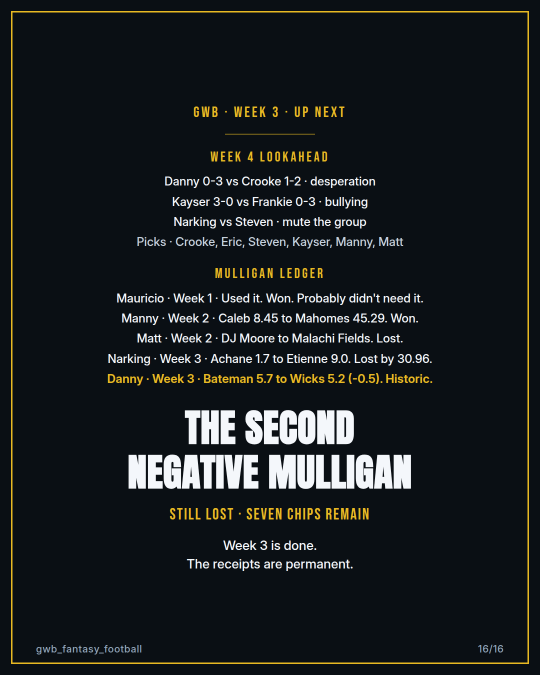
#> input picture apps/dynasty/scripts/slide-sources/w3-slide-16.png, 1080 x 1350 px, given in place of HELD-w4-slide-16-footer-overlap_c4d2.png, which was not available (shown at 1/2 size)
$ python repair-held-slides.py
#> lines starting #> are read from the running program, lines starting #| are printed output that depends on the picture; after the words box and inside, x2 and y2 are one past the last pixel; in counts of white or black regions, pixels touching at a corner belong together; pictures that were not available may be replaced by others from this repository, and a replacement may not be noted
#!/usr/bin/env python3
"""High-fidelity text repairs for held-back GWB slide PNGs."""
from __future__ import annotations

import json
import re
import subprocess
from dataclasses import dataclass
from pathlib import Path

import cv2
import numpy as np
from PIL import Image, ImageDraw, ImageFont

GWB = Path(__file__).resolve().parents[1]
ROOT = GWB.parents[1]
FONT_DIR = GWB / "scripts/fonts-local"
FONTS = {
    "anton": FONT_DIR / "Anton-Regular.ttf",
    "bebas": FONT_DIR / "BebasNeue-Regular.ttf",
    "inter": FONT_DIR / "Inter-Regular.ttf",
    "inter-semibold": FONT_DIR / "Inter-SemiBold.ttf",
    "dejavu-bold": FONT_DIR / "DejaVuSans-Bold.ttf",
}
UPLOADS = Path("/home/ubuntu/.cursor/projects/workspace/uploads")
OUT_DOCS = ROOT / "docs/gwb-fixed-slides"


@dataclass(frozen=True)
class FontSpec:
    family: str
    size: int
    fill: tuple[int, int, int]


def load_rgb(path: Path) -> Image.Image:
    return Image.open(path).convert("RGB")


# [19 lines left out: function inpaint_text_in_box, not called in this run]


def inpaint_region(img: Image.Image, box: tuple[int, int, int, int]) -> None:
    x0, y0, x1, y1 = box
    x0, y0 = max(0, x0), max(0, y0)
    x1, y1 = min(img.width, x1), min(img.height, y1)
    if x1 <= x0 or y1 <= y0:
        return
    arr = np.array(img)
    bgr = cv2.cvtColor(arr, cv2.COLOR_RGB2BGR)
    mask = np.zeros(bgr.shape[:2], np.uint8)
    cv2.rectangle(mask, (x0, y0), (x1 - 1, y1 - 1), 255, -1)
    cleaned = cv2.inpaint(bgr, mask, 5, cv2.INPAINT_NS)
    img.paste(Image.fromarray(cv2.cvtColor(cleaned, cv2.COLOR_BGR2RGB)))


def expand_box(
    box: tuple[int, int, int, int],
    pad: int,
    max_w: int,
    max_h: int,
) -> tuple[int, int, int, int]:
    x0, y0, x1, y1 = box
    return (
        max(0, x0 - pad),
        max(0, y0 - pad),
        min(max_w, x1 + pad),
        min(max_h, y1 + pad),
    )


# [14 lines left out: function sample_panel_fill, not called in this run]


def box_is_flat(img: Image.Image, box: tuple[int, int, int, int], threshold: float = 28.0) -> bool:
    patch = np.array(img.crop(box))
    return float(patch.std()) < threshold


def clear_text_area(
    img: Image.Image, box: tuple[int, int, int, int], pad: int = 10
) -> None:
    """Cover an entire text line or word box before re-typesetting."""
    region = expand_box(box, pad, img.width, img.height)
    if box_is_flat(img, region):
        fill = sample_panel_fill(img, region)
        ImageDraw.Draw(img).rectangle(region, fill=fill)
    else:
        inpaint_region(img, region)


# [11 lines left out: function inpaint_gold_text_on_crop, not called in this run]


def sample_text_color(
    img: Image.Image, box: tuple[int, int, int, int]
) -> tuple[int, int, int]:
    arr = np.array(img.crop(box))
    lum = arr.max(axis=2)
    mask = lum > lum.mean() + 12
    if mask.sum() < 8:
        return tuple(int(x) for x in arr.reshape(-1, 3).mean(axis=0))
    return tuple(int(x) for x in arr[mask].mean(axis=0))


def font(spec: FontSpec) -> ImageFont.FreeTypeFont:
    return ImageFont.truetype(str(FONTS[spec.family]), spec.size)


def text_size(text: str, spec: FontSpec) -> tuple[int, int]:
    d = ImageDraw.Draw(Image.new("RGB", (4, 4)))
    b = d.textbbox((0, 0), text, font=font(spec))
    return b[2] - b[0], b[3] - b[1]


def fit_size(
    family: str,
    text: str,
    target_h: int,
    min_s: int = 12,
    max_s: int = 120,
) -> int:
    best = min_s
    for size in range(min_s, max_s + 1):
        spec = FontSpec(family, size, (255, 255, 255))
        h = text_size(text, spec)[1]
        if h <= target_h:
            best = size
        else:
            break
    return best


def draw_text(
    img: Image.Image,
    xy: tuple[int, int],
    text: str,
    spec: FontSpec,
    anchor: str = "ls",
) -> None:
    d = ImageDraw.Draw(img)
    d.text(xy, text, font=font(spec), fill=spec.fill, anchor=anchor)


def replace_word_in_box(
    img: Image.Image,
    box: tuple[int, int, int, int],
    new_word: str,
    family: str,
    fill: tuple[int, int, int],
) -> None:
    x0, y0, x1, y1 = box
    target_h = y1 - y0
    target_w = x1 - x0
    clear_text_area(img, box, pad=8)
    size = fit_size(family, new_word, target_h=target_h - 2, min_s=12, max_s=120)
    for candidate in range(size, 11, -1):
        spec = FontSpec(family, candidate, fill)
        tw, th = text_size(new_word, spec)
        if tw <= target_w + 10 and th <= target_h + 2:
            size = candidate
            break
    draw_text(img, (x0, y0), new_word, FontSpec(family, size, fill), anchor="ls")


# [84 lines left out: functions replace_line_in_box, repair_vs_matchup_layout, repair_w4_slide_10, repair_w4_slide_14, repair_w4_slide_06, repair_vs_m3, not called in this run]


def tesseract_word_boxes(path: Path, min_y: int, max_y: int) -> list[tuple[int, int, int, int]]:
    out = Path("/tmp/repair-tsv")
    subprocess.run(
        ["tesseract", str(path), str(out.with_suffix("")), "tsv"],
        check=True,
        stdout=subprocess.DEVNULL,
        stderr=subprocess.DEVNULL,
    )
    boxes: list[tuple[int, int, int, int]] = []
    lines = out.with_suffix(".tsv").read_text().splitlines()
    header = lines[0].split("\t")
    for line in lines[1:]:
        parts = line.split("\t")
        if len(parts) < 12:
            continue
        row = dict(zip(header, parts))
        if not row.get("text", "").strip():
            continue
        top = int(row["top"])
        if top < min_y or top > max_y:
            continue
        left, width, height = int(row["left"]), int(row["width"]), int(row["height"])
        pad = 4
        boxes.append(
            (
                left - pad,
                top - pad,
                left + width + pad,
                top + height + pad,
            )
        )
    return boxes


# [32 lines left out: functions extend_background_band, restore_w4_footer, not called in this run]


def repair_w4_slide_16(src: Path, footer_ref: Path, dest: Path) -> None:
    img = load_rgb(src)
#> in load_rgb, returned value is the input picture: PIL image 1080x1350 RGB; mean R, G, B 25.9, 29.9, 31.9
    ref_footer = load_rgb(footer_ref)
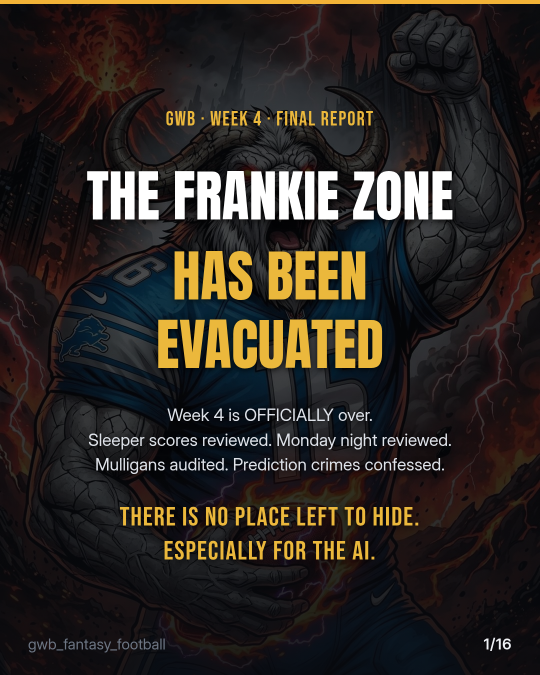
#> input picture apps/dynasty/scripts/slide-sources/w4-slide-01.png, 1080 x 1350 px, given in place of w4-slide-15_9529.png, which was not available (shown at 1/2 size)
#> in load_rgb, returned value is the input picture: PIL image 1080x1350 RGB; mean R, G, B 45.3, 39.5, 34.8

    pick_color = sample_text_color(img, (428, 579, 486, 602))
#> in sample_text_color, `arr = np.array(img.crop(box))`:
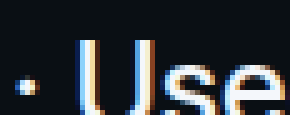
#> arr: shape (23, 58, 3) (shown 5 times larger); mean R, G, B 47.8, 52.5, 57.5
#> in sample_text_color, `lum = arr.max(axis=2)`:
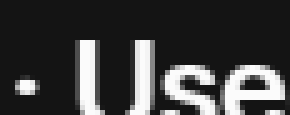
#> lum: shape (23, 58) (shown 5 times larger); min 20, max 251, mean 63.5
#> in sample_text_color, `mask = lum > lum.mean() + 12`:
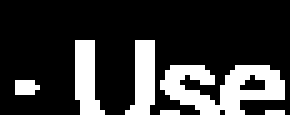
#> mask: shape (23, 58) bool (shown 5 times larger); 21.9% white; 6 white regions (3 under 20 px), largest, box (x1, y1, x2, y2) and area: (32, 13, 57, 23) 149, (15, 8, 21, 23) 61, (25, 8, 31, 23) 61
    replace_word_in_box(img, (322, 579, 396, 608), "Hady", "inter-semibold", pick_color)

    for box in tesseract_word_boxes(src, 828, 1295):
        inpaint_text_in_box(img, box)

    extend_background_band(img, 836, 1260, 996, 1036)

    body_color = sample_text_color(img, (72, 779, 400, 831))
    if sum(body_color) < 120:
        body_color = (245, 245, 245)
    heading_color = sample_text_color(img, (72, 713, 260, 743))
    if sum(heading_color) < 120:
        heading_color = (236, 108, 108)
    heading_size = fit_size("inter-semibold", "God help us all:", target_h=26, min_s=24, max_s=32)
    draw_text(
        img,
        (72, 848),
        "God help us all:",
        FontSpec("inter-semibold", heading_size, heading_color),
        anchor="ls",
    )

    lines = [
        "Steven is the final boss. Kayser refuses",
        "the Bottom 6. Jamil robbed the wire.",
        "Week 4 hasn't started and we're already",
        "fighting. GWB is exactly where it needs",
        "to be.",
    ]
    body_size = fit_size("inter-semibold", lines[0], target_h=28, min_s=28, max_s=36)
    spec = FontSpec("inter-semibold", body_size, body_color)
    line_h = int(body_size * 1.38)
    y = 888
    for line in lines:
        draw_text(img, (72, y), line, spec, anchor="ls")
        y += line_h

    footer_top = 1260
    if y + 40 > footer_top:
        raise SystemExit(f"slide 16 body too low: last line y={y}, need 40px above {footer_top}")

    restore_w4_footer(img, ref_footer, "16/16")
    img.save(dest, optimize=True)


# [6 lines left out: function verify_no_hadi, not called in this run]


def main() -> None:
    OUT_DOCS.mkdir(parents=True, exist_ok=True)
    footer_ref = UPLOADS / "w4-slide-15_9529.png"
    jobs: list[tuple[Path, Path, object]] = [
        (UPLOADS / "w4-slide-06_804c.png", OUT_DOCS / "w4-slide-06.png", repair_w4_slide_06),
        (UPLOADS / "w4-slide-10_4524.png", OUT_DOCS / "w4-slide-10.png", repair_w4_slide_10),
        (UPLOADS / "w4-slide-14_8b5b.png", OUT_DOCS / "w4-slide-14.png", repair_w4_slide_14),
        (
            UPLOADS / "vs-m3-hadi-manny_11af.png",
            OUT_DOCS / "vs-m3-hadi-manny.png",
            repair_vs_m3,
        ),
    ]
    repair_w4_slide_16(
        UPLOADS / "HELD-w4-slide-16-footer-overlap_c4d2.png",
        footer_ref,
        OUT_DOCS / "w4-slide-16.png",
    )
#> in repair_w4_slide_16, `pick_color = sample_text_color(img, (428, 579, 486, 602))`: pick_color = (177, 184, 188)
#> in box_is_flat, `patch = np.array(img.crop(box))`:
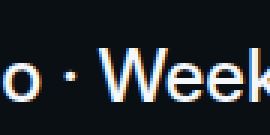
#> patch: shape (45, 90, 3) (shown 3 times larger); mean R, G, B 39.6, 44.5, 49.5
#> in inpaint_region, `x0, y0, x1, y1 = box`: x0 = 314; y0 = 571; x1 = 404; y1 = 616
#> in inpaint_region, `cv2.rectangle(mask, (x0, y0), (x1 - 1, y1 - 1), 255, -1)`:
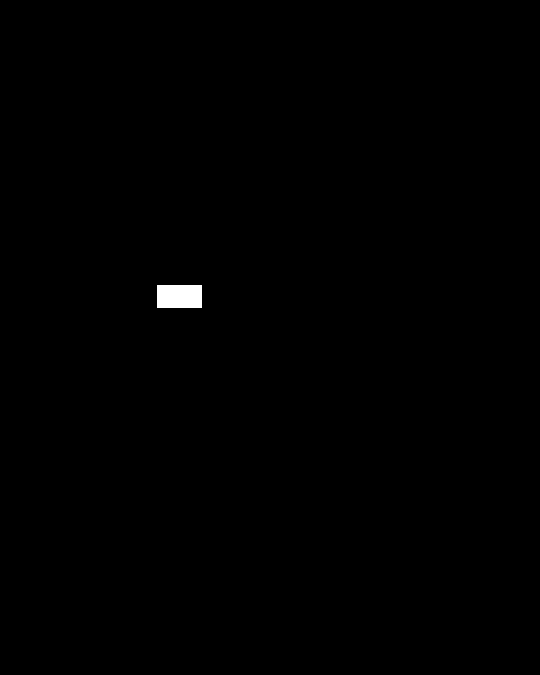
#> mask: shape (1350, 1080) (shown at 1/2 size); 0.28% white; 1 white region, box (x1, y1, x2, y2) and area: (314, 571, 404, 616) 4050
#> the loop in replace_word_in_box, `for candidate in range(size, 11, -1):` made 1 pass
#> (tw, th) on pass 1: (73, 27)
    verify_no_hadi(OUT_DOCS / "w4-slide-16.png")
    print("OK w4-slide-16.png")

    manifest = [{"source": "HELD-w4-slide-16-footer-overlap", "output": "w4-slide-16.png"}]
    for src, dest, fn in jobs:
        fn(src, dest)
        verify_no_hadi(dest)
        manifest.append({"source": src.name, "output": dest.name})
        print("OK", dest.name)

    (OUT_DOCS / "manifest.json").write_text(json.dumps(manifest, indent=2) + "\n")


if __name__ == "__main__":
#> (the run stopped early here; a loop or call above may not have finished)
